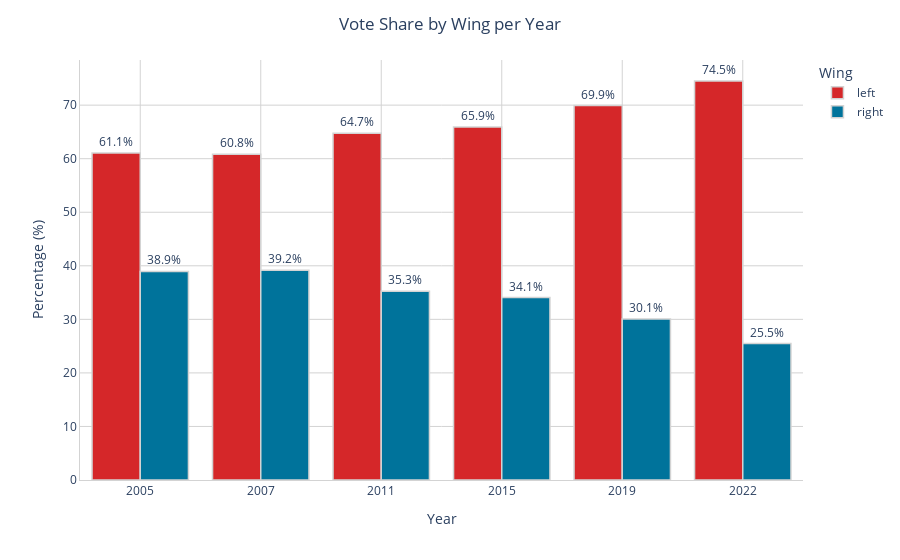

The code cell stored with this chart in its notebook:
### Code cell
plot_grouped_bar_dist(
    years=df_wing_ratio['Year'],
    counts=df_wing_ratio['Wing'],
    legend='Wing',
    values=df_wing_ratio['Votes'],  # or 'WingRatio' for percentage
    html="wing_votes.html",
    color_map=wing_colors,
    show_percentage=True,
    title="Vote Share by Wing per Year"
)

### Figure 1 — Plotly figure (JSON) as saved in the notebook; plotly's stock layout.template omitted (floating-point values rounded to 4 significant figures)
{"data": [{"alignmentgroup": "True", "hovertemplate": "Wing=left<br>Year=%{x}<br>Percentage=%{text}<extra></extra>", "legendgroup": "left", "marker": {"color": "#d52729", "line": {"color": "lightgrey", "width": 1.5}, "pattern": {"shape": ""}}, "name": "left", "offsetgroup": "left", "orientation": "v", "showlegend": true, "text": [61.05, 60.81, 64.74, 65.94, 69.93, 74.51], "textposition": "outside", "texttemplate": "%{text:.1f}%", "type": "bar", "x": ["2005", "2007", "2011", "2015", "2019", "2022"], "xaxis": "x", "y": [61.05, 60.81, 64.74, 65.94, 69.93, 74.51], "yaxis": "y"}, {"alignmentgroup": "True", "hovertemplate": "Wing=right<br>Year=%{x}<br>Percentage=%{text}<extra></extra>", "legendgroup": "right", "marker": {"color": "#00739b", "line": {"color": "lightgrey", "width": 1.5}, "pattern": {"shape": ""}}, "name": "right", "offsetgroup": "right", "orientation": "v", "showlegend": true, "text": [38.95, 39.19, 35.26, 34.06, 30.07, 25.49], "textposition": "outside", "texttemplate": "%{text:.1f}%", "type": "bar", "x": ["2005", "2007", "2011", "2015", "2019", "2022"], "xaxis": "x", "y": [38.95, 39.19, 35.26, 34.06, 30.07, 25.49], "yaxis": "y"}], "layout": {"barmode": "group", "hovermode": "x unified", "legend": {"title": {"text": "Wing"}, "tracegroupgap": 0}, "margin": {"t": 60}, "plot_bgcolor": "rgba(0,0,0,0)", "title": {"text": "Vote Share by Wing per Year", "x": 0.5}, "uniformtext": {"minsize": 8, "mode": "hide"}, "xaxis": {"anchor": "y", "domain": [0, 1], "gridcolor": "lightgrey", "gridwidth": 1, "linecolor": "lightgrey", "linewidth": 1, "showgrid": true, "showline": true, "title": {"text": "Year"}}, "yaxis": {"anchor": "x", "domain": [0, 1], "gridcolor": "lightgrey", "gridwidth": 1, "linecolor": "lightgrey", "linewidth": 1, "showgrid": true, "showline": true, "title": {"text": "Percentage (%)"}}}}
